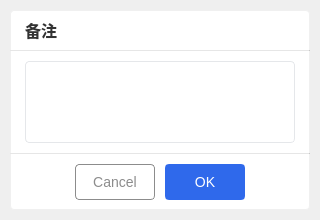
<?xml version="1.0" encoding="UTF-8"?>
<ui version="4.0">
 <class>InputDialog</class>
 <widget class="QDialog" name="InputDialog">
  <property name="geometry">
   <rect>
    <x>0</x>
    <y>0</y>
    <width>320</width>
    <height>220</height>
   </rect>
  </property>
  <property name="windowTitle">
   <string>Dialog</string>
  </property>
  <layout class="QGridLayout" name="gridLayout">
   <property name="leftMargin">
    <number>10</number>
   </property>
   <property name="topMargin">
    <number>10</number>
   </property>
   <property name="rightMargin">
    <number>10</number>
   </property>
   <property name="bottomMargin">
    <number>10</number>
   </property>
   <item row="0" column="0">
    <widget class="QWidget" name="widget" native="true">
     <property name="minimumSize">
      <size>
       <width>300</width>
       <height>200</height>
      </size>
     </property>
     <property name="styleSheet">
      <string notr="true">#widget{
background-color: rgb(255, 255, 255);
border-style:solid;
border-width:1px;
border-color:rgb(240,240,240);
border-radius:4px;
}</string>
     </property>
     <layout class="QVBoxLayout" name="verticalLayout">
      <property name="spacing">
       <number>0</number>
      </property>
      <property name="leftMargin">
       <number>0</number>
      </property>
      <property name="topMargin">
       <number>0</number>
      </property>
      <property name="rightMargin">
       <number>0</number>
      </property>
      <property name="bottomMargin">
       <number>0</number>
      </property>
      <item>
       <widget class="QWidget" name="widget_windowTitle" native="true">
        <property name="minimumSize">
         <size>
          <width>0</width>
          <height>40</height>
         </size>
        </property>
        <property name="maximumSize">
         <size>
          <width>16777215</width>
          <height>40</height>
         </size>
        </property>
        <property name="styleSheet">
         <string notr="true">background: transparent; </string>
        </property>
        <layout class="QHBoxLayout" name="horizontalLayout_5">
         <property name="spacing">
          <number>0</number>
         </property>
         <property name="leftMargin">
          <number>15</number>
         </property>
         <property name="topMargin">
          <number>0</number>
         </property>
         <property name="rightMargin">
          <number>5</number>
         </property>
         <property name="bottomMargin">
          <number>0</number>
         </property>
         <item>
          <layout class="QHBoxLayout" name="horizontalLayout_3">
           <item>
            <widget class="QLabel" name="label_windowTitle">
             <property name="toolTip">
              <string/>
             </property>
             <property name="styleSheet">
              <string notr="true">font-weight:bold;
font-size:16px;
color: rgb(50, 50, 50);
</string>
             </property>
             <property name="text">
              <string>备注</string>
             </property>
            </widget>
           </item>
          </layout>
         </item>
         <item>
          <spacer name="horizontalSpacer_2">
           <property name="orientation">
            <enum>Qt::Horizontal</enum>
           </property>
           <property name="sizeType">
            <enum>QSizePolicy::Maximum</enum>
           </property>
           <property name="sizeHint" stdset="0">
            <size>
             <width>623</width>
             <height>20</height>
            </size>
           </property>
          </spacer>
         </item>
         <item>
          <layout class="QHBoxLayout" name="horizontalLayout">
           <property name="spacing">
            <number>0</number>
           </property>
           <item>
            <widget class="QPushButton" name="pushButton_close">
             <property name="minimumSize">
              <size>
               <width>30</width>
               <height>30</height>
              </size>
             </property>
             <property name="maximumSize">
              <size>
               <width>30</width>
               <height>30</height>
              </size>
             </property>
             <property name="styleSheet">
              <string notr="true">QPushButton:hover { 
background-color:rgb(242, 113, 113); 
image: url(:/png/closeW.png)15 0 0 0;
}
QPushButton { 
image: url(:/png/close.png)15 0 0 0;
border-width:0;
border-style:outset;
background-color:transparent;
border-radius:2px;
}
</string>
             </property>
             <property name="text">
              <string/>
             </property>
            </widget>
           </item>
          </layout>
         </item>
        </layout>
       </widget>
      </item>
      <item>
       <widget class="Line" name="line_2">
        <property name="minimumSize">
         <size>
          <width>0</width>
          <height>1</height>
         </size>
        </property>
        <property name="maximumSize">
         <size>
          <width>16777215</width>
          <height>1</height>
         </size>
        </property>
        <property name="styleSheet">
         <string notr="true">background-color: rgb(200, 200, 200);</string>
        </property>
        <property name="orientation">
         <enum>Qt::Horizontal</enum>
        </property>
       </widget>
      </item>
      <item>
       <widget class="QWidget" name="widget_2" native="true">
        <layout class="QGridLayout" name="gridLayout_2">
         <property name="leftMargin">
          <number>15</number>
         </property>
         <property name="topMargin">
          <number>10</number>
         </property>
         <property name="rightMargin">
          <number>15</number>
         </property>
         <property name="bottomMargin">
          <number>10</number>
         </property>
         <item row="0" column="0">
          <widget class="QTextEdit" name="textEdit">
           <property name="styleSheet">
            <string notr="true">color: rgb(104, 112, 130);
font-size:14px;
border-style:solid;
border-width:1px;
border-height：20px;
border-color:rgb(229, 231, 234);
border-radius:4px;
padding-left:5px;
padding-right:5px;

</string>
           </property>
          </widget>
         </item>
        </layout>
       </widget>
      </item>
      <item>
       <widget class="Line" name="line">
        <property name="minimumSize">
         <size>
          <width>0</width>
          <height>1</height>
         </size>
        </property>
        <property name="maximumSize">
         <size>
          <width>16777215</width>
          <height>1</height>
         </size>
        </property>
        <property name="styleSheet">
         <string notr="true">background-color: rgb(200, 200, 200);</string>
        </property>
        <property name="orientation">
         <enum>Qt::Horizontal</enum>
        </property>
       </widget>
      </item>
      <item>
       <layout class="QHBoxLayout" name="horizontalLayout_2">
        <property name="spacing">
         <number>10</number>
        </property>
        <property name="topMargin">
         <number>10</number>
        </property>
        <property name="bottomMargin">
         <number>10</number>
        </property>
        <item>
         <spacer name="horizontalSpacer">
          <property name="orientation">
           <enum>Qt::Horizontal</enum>
          </property>
          <property name="sizeHint" stdset="0">
           <size>
            <width>40</width>
            <height>20</height>
           </size>
          </property>
         </spacer>
        </item>
        <item>
         <widget class="QPushButton" name="pushButton_Cancel">
          <property name="minimumSize">
           <size>
            <width>80</width>
            <height>36</height>
           </size>
          </property>
          <property name="maximumSize">
           <size>
            <width>16777215</width>
            <height>36</height>
           </size>
          </property>
          <property name="styleSheet">
           <string notr="true">color: rgb(140,140,140);
font-size:14px;
border-style:solid;
border-width:1px;
border-color:rgb(140,140,140);
border-radius:4px;</string>
          </property>
          <property name="text">
           <string>Cancel</string>
          </property>
         </widget>
        </item>
        <item>
         <widget class="QPushButton" name="pushButton_OK">
          <property name="minimumSize">
           <size>
            <width>80</width>
            <height>36</height>
           </size>
          </property>
          <property name="maximumSize">
           <size>
            <width>16777215</width>
            <height>36</height>
           </size>
          </property>
          <property name="styleSheet">
           <string notr="true">color: rgb(255, 255, 255);
font-size:14px;
border-style:solid;
border-width:2px;
background-color: rgb(47, 105, 235);
border-color:rgb(47, 105, 235);
border-radius:4px;</string>
          </property>
          <property name="text">
           <string>OK</string>
          </property>
         </widget>
        </item>
        <item>
         <spacer name="horizontalSpacer_3">
          <property name="orientation">
           <enum>Qt::Horizontal</enum>
          </property>
          <property name="sizeHint" stdset="0">
           <size>
            <width>40</width>
            <height>20</height>
           </size>
          </property>
         </spacer>
        </item>
       </layout>
      </item>
     </layout>
    </widget>
   </item>
  </layout>
 </widget>
 <resources/>
 <connections/>
</ui>
